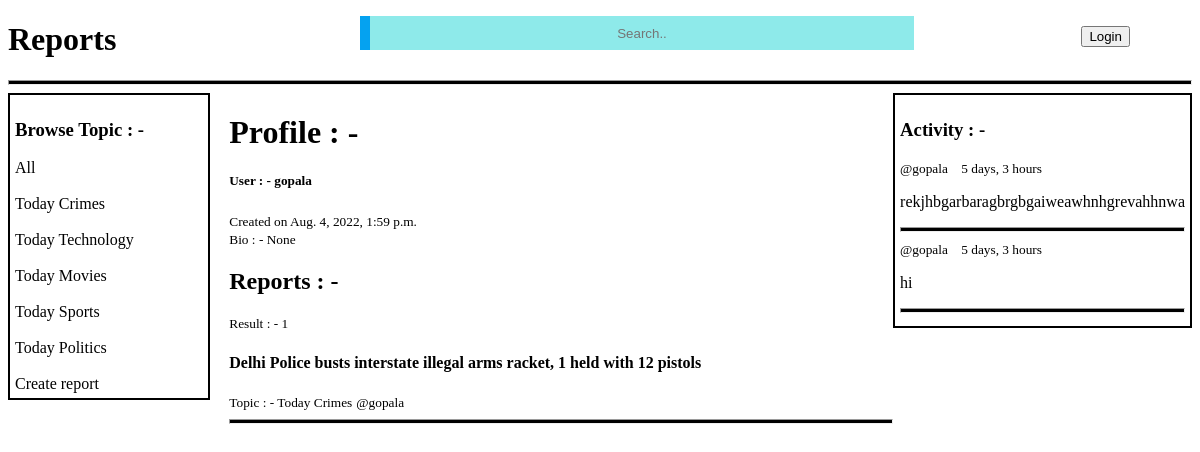
Page /profile/1/ on the committed database.
### branch/models.py (models this page shows, shortened)
class Topic(models.Model):
    topic=models.CharField(max_length=200)
    def __str__(self):
        return self.topic

class User(AbstractUser):
    name=models.CharField(max_length=200,null=True)
    email=models.EmailField(unique=True,null=True)
    bio=models.TextField(null=True,blank=True)
    REQUIRED_FIELDS=[]

class Report(models.Model):
    host=models.ForeignKey(User,on_delete=models.SET_NULL,null=True)
    topic=models.ForeignKey(Topic,on_delete=models.SET_NULL,null=True)
    headlines=models.CharField(max_length=200)
    description=models.TextField(null=True,blank=True)
    participents=models.ManyToManyField(User,related_name="participents",blank=True)
    created=models.DateTimeField(auto_now_add=True)
    updated=models.DateField(auto_now=True)
    class Meta:
        ordering=['-updated','-created']

class Comment(models.Model):
    name=models.ForeignKey(User,on_delete=models.CASCADE)
    Report=models.ForeignKey(Report,on_delete=models.CASCADE)
    body=models.TextField()
    created=models.DateTimeField(auto_now_add=True)
    updated=models.DateField(auto_now=True)
    class Meta:
        ordering=['-updated','-created']
    def __str__(self):
        return self.body[0:50]

### branch/views.py (the view)
# urls.py: path('profile/<str:number>/',views.profile,name="profile"),
def profile(request,number):
    user=User.objects.get(id=number)
    reports=user.report_set.all()
    topics=Topic.objects.all()
    comments=user.comment_set.all()
    report_count=reports.count()
    dict={'reports':reports,'topics':topics,'comments':comments,'users':user,'report_count':report_count}
    return render(request,'profile.html',dict)

### templates/profile.html (shortened to what this page needs)
{% extends 'main.html'%}
{% block content %}
<div class="profile">
    <div>
        {% include 'Browse_topic.html'%}
    </div>
    <div>
        <h1>Profile : -</h1>
        <h5>User : - {{users.username}}</h5>
        <small>Created on {{users.date_joined}}</small><br>
        <small>Bio : - {{users.bio}}</small>
        {% include 'Report_all.html' %}
    </div>
    <div>
        {% include 'Activity.html' %}
    </div>
</div>
{% endblock %}

### templates/Browse_topic.html (shortened to what this page needs)
<div class="browse-container">
<h3>Browse Topic : - </h3>
<a href="/">All</a><br><br>
{% for topic in topics%}
<a href="{% url 'home'%}?q={{topic.topic}}">{{topic.topic}}</a><br><br>
{% endfor%}
<a href="{% url 'createreport' %}">Create report </a>
</div>

### templates/Report_all.html (shortened to what this page needs)
<h2>Reports : -</h2>
<small>Result : - {{report_count}}</small><br>
{% for report in reports %}
<h4><a href="{% url 'report' report.id %}">{{report.headlines}}</a></h4>
<small>Topic : - {{report.topic}}</small>
<small><a href="{% url 'profile' report.host.id %}">@{{report.host}}</a></small>
<hr>
{% endfor %}

### templates/Activity.html (shortened to what this page needs)
<div class="activity-container">
    <h3>Activity : - </h3>
    {% for comment in comments%}
    <small><a href="{% url 'profile' comment.name.id %}">@{{comment.name}}</a>&nbsp;&nbsp;&nbsp;&nbsp;{{comment.created|timesince}}</small>
    <p>{{comment}}</p><hr>
    {% endfor %}
</div>

### templates/main.html (style rules this page uses)
a { text-decoration: none; color: black; }

### templates/navbar.html (style rules this page uses)
hr { height: 3px; background-color: black; }

### templates/profile.html (style rules this page uses)
.profile { display: grid; grid-template-columns: 1fr 3fr 1fr; }

### templates/Browse_topic.html (style rules this page uses)
.browse-container { padding: 5px; border: 2px solid black; width: 85%; }

### templates/Activity.html (style rules this page uses)
.activity-container { border: 2px solid black; padding: 5px; }

### rows in the picture
Topic: topic "Today Crimes"
Topic: topic "Today Technology"
Topic: topic "Today Movies"
Topic: topic "Today Sports"
Topic: topic "Today Politics"
User: username "gopala", date_joined "Aug. 4, 2022, 1:59 p.m.", bio "None"
Report: headlines "Delhi Police busts interstate illegal arms racket, 1 held with 12 pistols", topic "Today Crimes", host "gopala"
Comment: name "gopala", created "5 days, 3 hours", body "rekjhbgarbaragbrgbgaiweawhnhgrevahhnwa"
Comment: name "gopala", created "5 days, 3 hours", body "hi"

### other values in the picture
{{ report_count }} "1"
